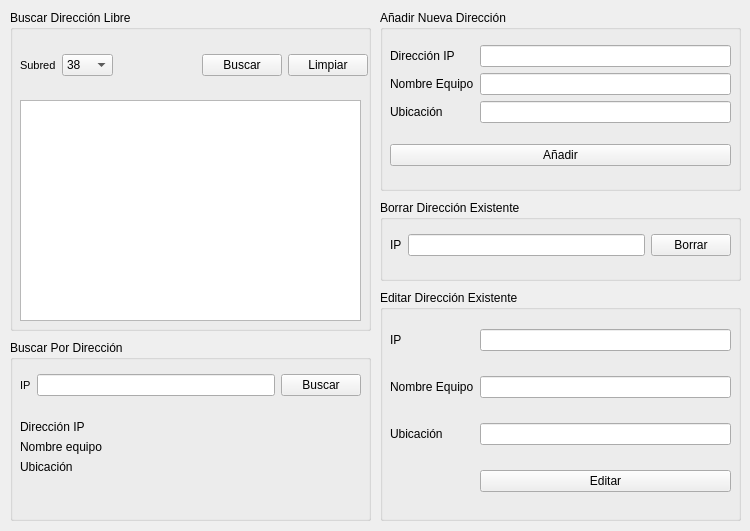
<?xml version="1.0" encoding="UTF-8"?>
<ui version="4.0">
 <class>ControlIp</class>
 <widget class="QWidget" name="ControlIp">
  <property name="geometry">
   <rect>
    <x>0</x>
    <y>0</y>
    <width>750</width>
    <height>531</height>
   </rect>
  </property>
  <property name="windowTitle">
   <string>Control de IP</string>
  </property>
  <property name="windowIcon">
   <iconset resource="resources.qrc">
    <normaloff>:/Images/escudo.png</normaloff>:/Images/escudo.png</iconset>
  </property>
  <widget class="QWidget" name="verticalLayoutWidget_2">
   <property name="geometry">
    <rect>
     <x>10</x>
     <y>10</y>
     <width>361</width>
     <height>321</height>
    </rect>
   </property>
   <layout class="QVBoxLayout" name="verticalLayout_2">
    <item>
     <widget class="QGroupBox" name="groupBox">
      <property name="title">
       <string>Buscar Dirección Libre</string>
      </property>
      <widget class="QWidget" name="horizontalLayoutWidget">
       <property name="geometry">
        <rect>
         <x>10</x>
         <y>30</y>
         <width>348</width>
         <height>51</height>
        </rect>
       </property>
       <layout class="QHBoxLayout" name="horizontalLayout">
        <item>
         <widget class="QLabel" name="label">
          <property name="font">
           <font>
            <pointsize>8</pointsize>
           </font>
          </property>
          <property name="text">
           <string>Subred</string>
          </property>
         </widget>
        </item>
        <item>
         <widget class="QComboBox" name="subredesBox">
          <item>
           <property name="text">
            <string>38</string>
           </property>
          </item>
          <item>
           <property name="text">
            <string>128</string>
           </property>
          </item>
         </widget>
        </item>
        <item>
         <spacer name="horizontalSpacer">
          <property name="orientation">
           <enum>Qt::Horizontal</enum>
          </property>
          <property name="sizeType">
           <enum>QSizePolicy::MinimumExpanding</enum>
          </property>
          <property name="sizeHint" stdset="0">
           <size>
            <width>40</width>
            <height>20</height>
           </size>
          </property>
         </spacer>
        </item>
        <item>
         <widget class="QPushButton" name="pushButton">
          <property name="text">
           <string>Buscar</string>
          </property>
         </widget>
        </item>
        <item>
         <widget class="QPushButton" name="cleanFreeIpButton">
          <property name="text">
           <string>Limpiar</string>
          </property>
         </widget>
        </item>
       </layout>
      </widget>
      <widget class="QWidget" name="verticalLayoutWidget">
       <property name="geometry">
        <rect>
         <x>10</x>
         <y>90</y>
         <width>341</width>
         <height>221</height>
        </rect>
       </property>
       <layout class="QVBoxLayout" name="verticalLayout">
        <item>
         <widget class="QTextEdit" name="freeIpText">
          <property name="readOnly">
           <bool>true</bool>
          </property>
         </widget>
        </item>
       </layout>
      </widget>
     </widget>
    </item>
   </layout>
  </widget>
  <widget class="QWidget" name="verticalLayoutWidget_3">
   <property name="geometry">
    <rect>
     <x>380</x>
     <y>10</y>
     <width>361</width>
     <height>181</height>
    </rect>
   </property>
   <layout class="QVBoxLayout" name="verticalLayout_3">
    <item>
     <widget class="QGroupBox" name="groupBox_3">
      <property name="title">
       <string>Añadir Nueva Dirección</string>
      </property>
      <widget class="QWidget" name="verticalLayoutWidget_7">
       <property name="geometry">
        <rect>
         <x>10</x>
         <y>20</y>
         <width>341</width>
         <height>151</height>
        </rect>
       </property>
       <layout class="QVBoxLayout" name="verticalLayout_7">
        <item>
         <layout class="QGridLayout" name="gridLayout_2">
          <item row="0" column="0">
           <widget class="QLabel" name="label_6">
            <property name="text">
             <string>Dirección IP</string>
            </property>
           </widget>
          </item>
          <item row="1" column="0">
           <widget class="QLabel" name="label_7">
            <property name="text">
             <string>Nombre Equipo</string>
            </property>
           </widget>
          </item>
          <item row="2" column="0">
           <widget class="QLabel" name="label_8">
            <property name="text">
             <string>Ubicación</string>
            </property>
           </widget>
          </item>
          <item row="0" column="1">
           <widget class="QLineEdit" name="addIpLine"/>
          </item>
          <item row="1" column="1">
           <widget class="QLineEdit" name="addNameLine"/>
          </item>
          <item row="2" column="1">
           <widget class="QLineEdit" name="addUbicationLine"/>
          </item>
         </layout>
        </item>
        <item>
         <widget class="QPushButton" name="addIpButton">
          <property name="text">
           <string>Añadir</string>
          </property>
         </widget>
        </item>
       </layout>
      </widget>
     </widget>
    </item>
   </layout>
  </widget>
  <widget class="QWidget" name="verticalLayoutWidget_4">
   <property name="geometry">
    <rect>
     <x>380</x>
     <y>200</y>
     <width>361</width>
     <height>81</height>
    </rect>
   </property>
   <layout class="QVBoxLayout" name="verticalLayout_4">
    <item>
     <widget class="QGroupBox" name="groupBox_4">
      <property name="title">
       <string>Borrar Dirección Existente</string>
      </property>
      <widget class="QWidget" name="gridLayoutWidget_2">
       <property name="geometry">
        <rect>
         <x>10</x>
         <y>20</y>
         <width>341</width>
         <height>51</height>
        </rect>
       </property>
       <layout class="QGridLayout" name="gridLayout_3">
        <item row="0" column="0">
         <widget class="QLabel" name="label_9">
          <property name="text">
           <string>IP</string>
          </property>
         </widget>
        </item>
        <item row="0" column="1">
         <widget class="QLineEdit" name="deleteIpLine"/>
        </item>
        <item row="0" column="2">
         <widget class="QPushButton" name="deleteIpButton">
          <property name="text">
           <string>Borrar</string>
          </property>
         </widget>
        </item>
       </layout>
      </widget>
     </widget>
    </item>
   </layout>
  </widget>
  <widget class="QWidget" name="verticalLayoutWidget_5">
   <property name="geometry">
    <rect>
     <x>10</x>
     <y>340</y>
     <width>361</width>
     <height>181</height>
    </rect>
   </property>
   <layout class="QVBoxLayout" name="verticalLayout_5">
    <item>
     <widget class="QGroupBox" name="groupBox_2">
      <property name="title">
       <string>Buscar Por Dirección</string>
      </property>
      <widget class="QWidget" name="horizontalLayoutWidget_2">
       <property name="geometry">
        <rect>
         <x>10</x>
         <y>20</y>
         <width>341</width>
         <height>51</height>
        </rect>
       </property>
       <layout class="QHBoxLayout" name="horizontalLayout_2">
        <item>
         <widget class="QLabel" name="label_2">
          <property name="font">
           <font>
            <pointsize>8</pointsize>
           </font>
          </property>
          <property name="text">
           <string>IP</string>
          </property>
         </widget>
        </item>
        <item>
         <widget class="QLineEdit" name="ipSearchEdit"/>
        </item>
        <item>
         <widget class="QPushButton" name="searchIpButton">
          <property name="text">
           <string>Buscar</string>
          </property>
         </widget>
        </item>
       </layout>
      </widget>
      <widget class="QWidget" name="verticalLayoutWidget_6">
       <property name="geometry">
        <rect>
         <x>10</x>
         <y>80</y>
         <width>341</width>
         <height>221</height>
        </rect>
       </property>
       <layout class="QVBoxLayout" name="verticalLayout_6">
        <item>
         <layout class="QGridLayout" name="gridLayout">
          <item row="3" column="0">
           <spacer name="verticalSpacer">
            <property name="orientation">
             <enum>Qt::Vertical</enum>
            </property>
            <property name="sizeHint" stdset="0">
             <size>
              <width>20</width>
              <height>40</height>
             </size>
            </property>
           </spacer>
          </item>
          <item row="1" column="0">
           <widget class="QLabel" name="label_3">
            <property name="text">
             <string>Nombre equipo</string>
            </property>
           </widget>
          </item>
          <item row="1" column="1">
           <widget class="QLabel" name="nombreEquipo">
            <property name="text">
             <string/>
            </property>
           </widget>
          </item>
          <item row="2" column="0">
           <widget class="QLabel" name="label_5">
            <property name="text">
             <string>Ubicación</string>
            </property>
           </widget>
          </item>
          <item row="2" column="1">
           <widget class="QLabel" name="ubicacionEquipo">
            <property name="text">
             <string/>
            </property>
           </widget>
          </item>
          <item row="0" column="0">
           <widget class="QLabel" name="label_4">
            <property name="text">
             <string>Dirección IP</string>
            </property>
           </widget>
          </item>
          <item row="0" column="1">
           <widget class="QLabel" name="dirIp">
            <property name="text">
             <string/>
            </property>
           </widget>
          </item>
         </layout>
        </item>
       </layout>
      </widget>
     </widget>
    </item>
   </layout>
  </widget>
  <widget class="QWidget" name="verticalLayoutWidget_8">
   <property name="geometry">
    <rect>
     <x>380</x>
     <y>290</y>
     <width>361</width>
     <height>231</height>
    </rect>
   </property>
   <layout class="QVBoxLayout" name="verticalLayout_8">
    <item>
     <widget class="QGroupBox" name="groupBox_5">
      <property name="title">
       <string>Editar Dirección Existente</string>
      </property>
      <widget class="QWidget" name="gridLayoutWidget_3">
       <property name="geometry">
        <rect>
         <x>10</x>
         <y>20</y>
         <width>341</width>
         <height>201</height>
        </rect>
       </property>
       <layout class="QGridLayout" name="gridLayout_4">
        <item row="1" column="0">
         <widget class="QLabel" name="label_11">
          <property name="text">
           <string>Nombre Equipo</string>
          </property>
         </widget>
        </item>
        <item row="0" column="1">
         <widget class="QLineEdit" name="editIpLine"/>
        </item>
        <item row="0" column="0">
         <widget class="QLabel" name="label_10">
          <property name="text">
           <string>IP</string>
          </property>
         </widget>
        </item>
        <item row="1" column="1">
         <widget class="QLineEdit" name="editNameLine"/>
        </item>
        <item row="2" column="0">
         <widget class="QLabel" name="label_12">
          <property name="text">
           <string>Ubicación</string>
          </property>
         </widget>
        </item>
        <item row="2" column="1">
         <widget class="QLineEdit" name="editUbicacionLine"/>
        </item>
        <item row="3" column="1">
         <widget class="QPushButton" name="editIpButton">
          <property name="text">
           <string>Editar</string>
          </property>
         </widget>
        </item>
       </layout>
      </widget>
     </widget>
    </item>
   </layout>
  </widget>
 </widget>
 <resources>
  <include location="resources.qrc"/>
 </resources>
 <connections/>
</ui>
